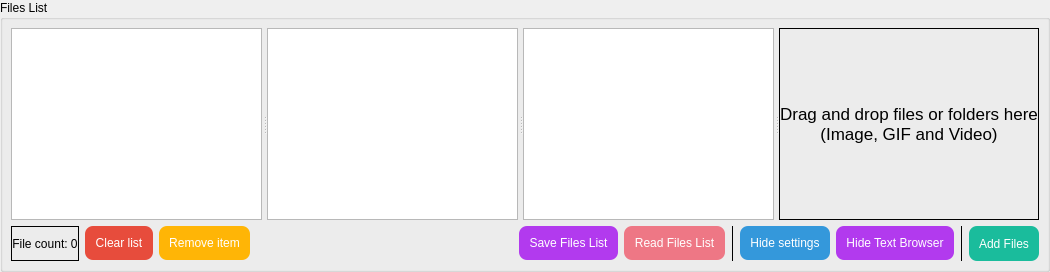
           <widget class="QGroupBox" name="groupBox_FileList">
            <property name="sizePolicy">
             <sizepolicy hsizetype="Preferred" vsizetype="Expanding">
              <horstretch>0</horstretch>
              <verstretch>0</verstretch>
             </sizepolicy>
            </property>
            <property name="minimumSize">
             <size>
              <width>0</width>
              <height>0</height>
             </size>
            </property>
            <property name="title">
             <string>Files List</string>
            </property>
            <layout class="QGridLayout" name="gridLayout_3">
             <property name="leftMargin">
              <number>8</number>
             </property>
             <property name="topMargin">
              <number>8</number>
             </property>
             <property name="rightMargin">
              <number>8</number>
             </property>
             <property name="bottomMargin">
              <number>8</number>
             </property>
             <item row="0" column="0" colspan="11">
              <widget class="QSplitter" name="splitter">
               <property name="sizePolicy">
                <sizepolicy hsizetype="Expanding" vsizetype="Expanding">
                 <horstretch>0</horstretch>
                 <verstretch>0</verstretch>
                </sizepolicy>
               </property>
               <property name="orientation">
                <enum>Qt::Horizontal</enum>
               </property>
               <property name="handleWidth">
                <number>5</number>
               </property>
               <property name="childrenCollapsible">
                <bool>false</bool>
               </property>
               <widget class="QTableView" name="tableView_image">
                <property name="minimumSize">
                 <size>
                  <width>0</width>
                  <height>0</height>
                 </size>
                </property>
                <property name="contextMenuPolicy">
                 <enum>Qt::ActionsContextMenu</enum>
                </property>
                <property name="toolTip">
                 <string>Press [Delete] key to remove file from the list.
Press [Ctrl + A] key to apply custom resolution.
Press [Ctrl + C] key to cancel custom resolution.

Right click to show more options.</string>
                </property>
                <property name="styleSheet">
                 <string notr="true">QTableView{
selection-background-color: rgb(52, 152, 219);

}</string>
                </property>
                <property name="autoScroll">
                 <bool>false</bool>
                </property>
                <property name="autoScrollMargin">
                 <number>0</number>
                </property>
                <property name="editTriggers">
                 <set>QAbstractItemView::NoEditTriggers</set>
                </property>
                <property name="selectionMode">
                 <enum>QAbstractItemView::SingleSelection</enum>
                </property>
                <property name="selectionBehavior">
                 <enum>QAbstractItemView::SelectRows</enum>
                </property>
                <property name="verticalScrollMode">
                 <enum>QAbstractItemView::ScrollPerPixel</enum>
                </property>
                <property name="horizontalScrollMode">
                 <enum>QAbstractItemView::ScrollPerPixel</enum>
                </property>
                <property name="sortingEnabled">
                 <bool>false</bool>
                </property>
                <property name="cornerButtonEnabled">
                 <bool>false</bool>
                </property>
                <attribute name="horizontalHeaderCascadingSectionResizes">
                 <bool>false</bool>
                </attribute>
                <attribute name="horizontalHeaderMinimumSectionSize">
                 <number>20</number>
                </attribute>
                <attribute name="horizontalHeaderDefaultSectionSize">
                 <number>200</number>
                </attribute>
                <attribute name="horizontalHeaderStretchLastSection">
                 <bool>false</bool>
                </attribute>
                <attribute name="verticalHeaderVisible">
                 <bool>false</bool>
                </attribute>
                <attribute name="verticalHeaderCascadingSectionResizes">
                 <bool>false</bool>
                </attribute>
                <attribute name="verticalHeaderStretchLastSection">
                 <bool>false</bool>
                </attribute>
               </widget>
               <widget class="QTableView" name="tableView_gif">
                <property name="enabled">
                 <bool>true</bool>
                </property>
                <property name="minimumSize">
                 <size>
                  <width>0</width>
                  <height>0</height>
                 </size>
                </property>
                <property name="contextMenuPolicy">
                 <enum>Qt::ActionsContextMenu</enum>
                </property>
                <property name="toolTip">
                 <string>Press [Delete] key to remove file from the list.
Press [Ctrl + A] key to apply custom resolution.
Press [Ctrl + C] key to cancel custom resolution.

Right click to show more options.</string>
                </property>
                <property name="styleSheet">
                 <string notr="true">QTableView{
selection-background-color: rgb(26, 188, 156);
}</string>
                </property>
                <property name="autoScroll">
                 <bool>false</bool>
                </property>
                <property name="autoScrollMargin">
                 <number>0</number>
                </property>
                <property name="editTriggers">
                 <set>QAbstractItemView::NoEditTriggers</set>
                </property>
                <property name="selectionMode">
                 <enum>QAbstractItemView::SingleSelection</enum>
                </property>
                <property name="selectionBehavior">
                 <enum>QAbstractItemView::SelectRows</enum>
                </property>
                <property name="verticalScrollMode">
                 <enum>QAbstractItemView::ScrollPerPixel</enum>
                </property>
                <property name="horizontalScrollMode">
                 <enum>QAbstractItemView::ScrollPerPixel</enum>
                </property>
                <property name="sortingEnabled">
                 <bool>false</bool>
                </property>
                <property name="cornerButtonEnabled">
                 <bool>false</bool>
                </property>
                <attribute name="horizontalHeaderCascadingSectionResizes">
                 <bool>false</bool>
                </attribute>
                <attribute name="horizontalHeaderMinimumSectionSize">
                 <number>20</number>
                </attribute>
                <attribute name="horizontalHeaderDefaultSectionSize">
                 <number>200</number>
                </attribute>
                <attribute name="verticalHeaderVisible">
                 <bool>false</bool>
                </attribute>
                <attribute name="verticalHeaderCascadingSectionResizes">
                 <bool>false</bool>
                </attribute>
               </widget>
               <widget class="QTableView" name="tableView_video">
                <property name="minimumSize">
                 <size>
                  <width>0</width>
                  <height>0</height>
                 </size>
                </property>
                <property name="contextMenuPolicy">
                 <enum>Qt::ActionsContextMenu</enum>
                </property>
                <property name="toolTip">
                 <string>Press [Delete] key to remove file from the list.
Press [Ctrl + A] key to apply custom resolution.
Press [Ctrl + C] key to cancel custom resolution.

Right click to show more options.</string>
                </property>
                <property name="styleSheet">
                 <string notr="true">QTableView{
selection-background-color: rgb(178, 58, 238);
}</string>
                </property>
                <property name="autoScroll">
                 <bool>false</bool>
                </property>
                <property name="autoScrollMargin">
                 <number>0</number>
                </property>
                <property name="editTriggers">
                 <set>QAbstractItemView::NoEditTriggers</set>
                </property>
                <property name="selectionMode">
                 <enum>QAbstractItemView::SingleSelection</enum>
                </property>
                <property name="selectionBehavior">
                 <enum>QAbstractItemView::SelectRows</enum>
                </property>
                <property name="verticalScrollMode">
                 <enum>QAbstractItemView::ScrollPerPixel</enum>
                </property>
                <property name="horizontalScrollMode">
                 <enum>QAbstractItemView::ScrollPerPixel</enum>
                </property>
                <property name="sortingEnabled">
                 <bool>false</bool>
                </property>
                <property name="cornerButtonEnabled">
                 <bool>false</bool>
                </property>
                <attribute name="horizontalHeaderVisible">
                 <bool>false</bool>
                </attribute>
                <attribute name="horizontalHeaderMinimumSectionSize">
                 <number>20</number>
                </attribute>
                <attribute name="horizontalHeaderDefaultSectionSize">
                 <number>200</number>
                </attribute>
                <attribute name="verticalHeaderVisible">
                 <bool>false</bool>
                </attribute>
               </widget>
               <widget class="QLabel" name="label_DropFile">
                <property name="minimumSize">
                 <size>
                  <width>0</width>
                  <height>60</height>
                 </size>
                </property>
                <property name="font">
                 <font>
                  <family>Arial</family>
                  <pointsize>13</pointsize>
                  <weight>50</weight>
                  <italic>false</italic>
                  <bold>false</bold>
                 </font>
                </property>
                <property name="toolTip">
                 <string>When the software is running with administrator rights, 
you will not be able to drag and drop files into the window.

If this happens, please unauthorize the software or reinstall the
software into a directory that can run normally without administrator rights.</string>
                </property>
                <property name="styleSheet">
                 <string notr="true"/>
                </property>
                <property name="frameShape">
                 <enum>QFrame::Box</enum>
                </property>
                <property name="frameShadow">
                 <enum>QFrame::Plain</enum>
                </property>
                <property name="lineWidth">
                 <number>1</number>
                </property>
                <property name="text">
                 <string>Drag and drop files or folders here
(Image, GIF and Video)</string>
                </property>
                <property name="alignment">
                 <set>Qt::AlignCenter</set>
                </property>
               </widget>
              </widget>
             </item>
             <item row="1" column="1" rowspan="2">
              <widget class="QPushButton" name="pushButton_ClearList">
               <property name="sizePolicy">
                <sizepolicy hsizetype="Fixed" vsizetype="Fixed">
                 <horstretch>0</horstretch>
                 <verstretch>0</verstretch>
                </sizepolicy>
               </property>
               <property name="maximumSize">
                <size>
                 <width>16777215</width>
                 <height>16777215</height>
                </size>
               </property>
               <property name="toolTip">
                <string>Remove all the files in the File list.</string>
               </property>
               <property name="styleSheet">
                <string notr="true">QPushButton{
background-color: rgb(231, 76, 60);
color: rgb(255, 255, 255);
border-style:outset;
border-radius:8px;
padding:10px;
}
QPushButton:hover{
background-color: rgb(255, 102, 64);
color: rgb(255, 255, 255);
border-style:outset;
border-radius:8px;
padding:10px;
}
QPushButton:pressed{
background-color: rgb(204, 65, 53);
color: rgb(255, 255, 255);
border-style:outset;
border-radius:8px;
padding:10px;
}
QPushButton:disabled{
background-color: rgb(166, 166, 166);
color: rgb(255, 255, 255);
border-style:outset;
border-radius:8px;
padding:10px;
}</string>
               </property>
               <property name="text">
                <string>Clear list</string>
               </property>
              </widget>
             </item>
             <item row="1" column="2" rowspan="2">
              <widget class="QPushButton" name="pushButton_RemoveItem">
               <property name="sizePolicy">
                <sizepolicy hsizetype="Fixed" vsizetype="Fixed">
                 <horstretch>0</horstretch>
                 <verstretch>0</verstretch>
                </sizepolicy>
               </property>
               <property name="maximumSize">
                <size>
                 <width>16777215</width>
                 <height>16777215</height>
                </size>
               </property>
               <property name="contextMenuPolicy">
                <enum>Qt::ActionsContextMenu</enum>
               </property>
               <property name="toolTip">
                <string>Remove the selected file from File List.

[Right click here to show more options]</string>
               </property>
               <property name="styleSheet">
                <string notr="true">QPushButton{
background-color: rgb(255, 181, 6);
color: rgb(255, 255, 255);
border-style:outset;
border-radius:8px;
padding:10px;
}
QPushButton:hover{
background-color: rgb(255, 200, 50);
color: rgb(255, 255, 255);
border-style:outset;
border-radius:8px;
padding:10px;
}
QPushButton:pressed{
background-color: rgb(255, 170, 0);
color: rgb(255, 255, 255);
border-style:outset;
border-radius:8px;
padding:10px;
}
QPushButton:disabled{
background-color: rgb(166, 166, 166);
color: rgb(255, 255, 255);
border-style:outset;
border-radius:8px;
padding:10px;
}</string>
               </property>
               <property name="text">
                <string>Remove item</string>
               </property>
              </widget>
             </item>
             <item row="1" column="3" rowspan="2">
              <spacer name="horizontalSpacer">
               <property name="orientation">
                <enum>Qt::Horizontal</enum>
               </property>
               <property name="sizeHint" stdset="0">
                <size>
                 <width>40</width>
                 <height>20</height>
                </size>
               </property>
              </spacer>
             </item>
             <item row="1" column="4" rowspan="2">
              <widget class="QPushButton" name="pushButton_SaveFileList">
               <property name="sizePolicy">
                <sizepolicy hsizetype="Fixed" vsizetype="Fixed">
                 <horstretch>0</horstretch>
                 <verstretch>0</verstretch>
                </sizepolicy>
               </property>
               <property name="styleSheet">
                <string notr="true">QPushButton{
background-color: rgb(178, 58, 238);
color: rgb(255, 255, 255);
border-style:outset;
border-radius:8px;
padding:10px;
}
QPushButton:hover{
background-color: rgb(191, 62, 255);
color: rgb(255, 255, 255);
border-style:outset;
border-radius:8px;
padding:10px;
}
QPushButton:pressed{
background-color: rgb(154, 50, 205);
color: rgb(255, 255, 255);
border-style:outset;
border-radius:8px;
padding:10px;
}
QPushButton:disabled{
background-color: rgb(166, 166, 166);
color: rgb(255, 255, 255);
border-style:outset;
border-radius:8px;
padding:10px;
}</string>
               </property>
               <property name="text">
                <string>Save Files List</string>
               </property>
              </widget>
             </item>
             <item row="1" column="5" rowspan="2">
              <widget class="QPushButton" name="pushButton_ReadFileList">
               <property name="sizePolicy">
                <sizepolicy hsizetype="Fixed" vsizetype="Fixed">
                 <horstretch>0</horstretch>
                 <verstretch>0</verstretch>
                </sizepolicy>
               </property>
               <property name="styleSheet">
                <string notr="true">QPushButton{
	background-color: rgb(238, 119, 133);
color: rgb(255, 255, 255);
border-style:outset;
border-radius:8px;
padding:10px;
}
QPushButton:hover{
	background-color: rgb(255, 127, 144);
color: rgb(255, 255, 255);
border-style:outset;
border-radius:8px;
padding:10px;
}
QPushButton:pressed{
	background-color: rgb(226, 112, 128);
color: rgb(255, 255, 255);
border-style:outset;
border-radius:8px;
padding:10px;
}
QPushButton:disabled{
background-color: rgb(166, 166, 166);
color: rgb(255, 255, 255);
border-style:outset;
border-radius:8px;
padding:10px;
}</string>
               </property>
               <property name="text">
                <string>Read Files List</string>
               </property>
              </widget>
             </item>
             <item row="1" column="6" rowspan="2">
              <widget class="Line" name="line_5">
               <property name="frameShadow">
                <enum>QFrame::Plain</enum>
               </property>
               <property name="lineWidth">
                <number>1</number>
               </property>
               <property name="orientation">
                <enum>Qt::Vertical</enum>
               </property>
              </widget>
             </item>
             <item row="1" column="7" rowspan="2">
              <widget class="QPushButton" name="pushButton_HideSettings">
               <property name="sizePolicy">
                <sizepolicy hsizetype="Fixed" vsizetype="Fixed">
                 <horstretch>0</horstretch>
                 <verstretch>0</verstretch>
                </sizepolicy>
               </property>
               <property name="toolTip">
                <string/>
               </property>
               <property name="styleSheet">
                <string notr="true">QPushButton{
background-color: rgb(52, 152, 219);
color: rgb(255, 255, 255);
border-style:outset;
border-radius:8px;
padding:10px;
}
QPushButton:hover{
background-color: rgb(60, 177, 255);
color: rgb(255, 255, 255);
border-style:outset;
border-radius:8px;
padding:10px;
}
QPushButton:pressed{
background-color: rgb(45, 134, 193);
color: rgb(255, 255, 255);
border-style:outset;
border-radius:8px;
padding:10px;
}
QPushButton:disabled{
background-color: rgb(166, 166, 166);
color: rgb(255, 255, 255);
border-style:outset;
border-radius:8px;
padding:10px;
}</string>
               </property>
               <property name="text">
                <string>Hide settings</string>
               </property>
              </widget>
             </item>
             <item row="1" column="8" rowspan="2">
              <widget class="QPushButton" name="pushButton_HideTextBro">
               <property name="sizePolicy">
                <sizepolicy hsizetype="Fixed" vsizetype="Fixed">
                 <horstretch>0</horstretch>
                 <verstretch>0</verstretch>
                </sizepolicy>
               </property>
               <property name="styleSheet">
                <string notr="true">QPushButton{
background-color: rgb(178, 58, 238);
color: rgb(255, 255, 255);
border-style:outset;
border-radius:8px;
padding:10px;
}
QPushButton:hover{
background-color: rgb(191, 62, 255);
color: rgb(255, 255, 255);
border-style:outset;
border-radius:8px;
padding:10px;
}
QPushButton:pressed{
background-color: rgb(154, 50, 205);
color: rgb(255, 255, 255);
border-style:outset;
border-radius:8px;
padding:10px;
}
QPushButton:disabled{
background-color: rgb(166, 166, 166);
color: rgb(255, 255, 255);
border-style:outset;
border-radius:8px;
padding:10px;
}</string>
               </property>
               <property name="text">
                <string>Hide Text Browser</string>
               </property>
              </widget>
             </item>
             <item row="1" column="9" rowspan="2">
              <widget class="Line" name="line_10">
               <property name="frameShadow">
                <enum>QFrame::Plain</enum>
               </property>
               <property name="lineWidth">
                <number>1</number>
               </property>
               <property name="orientation">
                <enum>Qt::Vertical</enum>
               </property>
              </widget>
             </item>
             <item row="1" column="10" rowspan="2">
              <widget class="QPushButton" name="pushButton_BrowserFile">
               <property name="sizePolicy">
                <sizepolicy hsizetype="Fixed" vsizetype="Fixed">
                 <horstretch>0</horstretch>
                 <verstretch>0</verstretch>
                </sizepolicy>
               </property>
               <property name="minimumSize">
                <size>
                 <width>0</width>
                 <height>35</height>
                </size>
               </property>
               <property name="toolTip">
                <string>Browse and add files.</string>
               </property>
               <property name="styleSheet">
                <string notr="true">QPushButton{
background-color: rgb(26, 188, 156);
color: rgb(255, 255, 255);
border-style:outset;
border-radius:8px;
padding:10px;
}
QPushButton:hover{
background-color: rgb(29, 214, 177);
color: rgb(255, 255, 255);
border-style:outset;
border-radius:8px;
padding:10px;
}
QPushButton:pressed{
background-color: rgb(23, 173, 143);
color: rgb(255, 255, 255);
border-style:outset;
border-radius:8px;
padding:10px;
}
QPushButton:disabled{
background-color: rgb(166, 166, 166);
color: rgb(255, 255, 255);
border-style:outset;
border-radius:8px;
padding:10px;
}</string>
               </property>
               <property name="text">
                <string>Add Files</string>
               </property>
              </widget>
             </item>
             <item row="1" column="0" rowspan="2">
              <widget class="QLabel" name="label_FileCount">
               <property name="sizePolicy">
                <sizepolicy hsizetype="Fixed" vsizetype="Minimum">
                 <horstretch>0</horstretch>
                 <verstretch>0</verstretch>
                </sizepolicy>
               </property>
               <property name="toolTip">
                <string>Number of files in the list.</string>
               </property>
               <property name="styleSheet">
                <string notr="true"/>
               </property>
               <property name="frameShape">
                <enum>QFrame::Box</enum>
               </property>
               <property name="frameShadow">
                <enum>QFrame::Plain</enum>
               </property>
               <property name="midLineWidth">
                <number>0</number>
               </property>
               <property name="text">
                <string notr="true">File count: 0</string>
               </property>
               <property name="alignment">
                <set>Qt::AlignCenter</set>
               </property>
               <property name="margin">
                <number>5</number>
               </property>
               <property name="openExternalLinks">
                <bool>false</bool>
               </property>
              </widget>
             </item>
            </layout>
           </widget>
